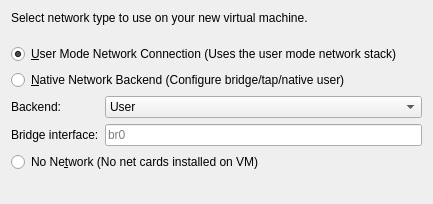
     <widget class="QWidget" name="Network_Page">
      <layout class="QGridLayout" name="gridLayout_8">
       <item row="0" column="0">
        <widget class="QLabel" name="Label_Network_Type">
         <property name="text">
          <string>Select network type to use on your new virtual machine.</string>
         </property>
        </widget>
       </item>
       <item row="1" column="0">
        <spacer name="verticalSpacer_3">
         <property name="orientation">
          <enum>Qt::Vertical</enum>
         </property>
         <property name="sizeType">
          <enum>QSizePolicy::Fixed</enum>
         </property>
         <property name="sizeHint" stdset="0">
          <size>
           <width>20</width>
           <height>13</height>
          </size>
         </property>
        </spacer>
       </item>
       <item row="2" column="0">
        <widget class="QRadioButton" name="RB_User_Mode_Network">
         <property name="text">
          <string>&amp;User Mode Network Connection (Uses the user mode network stack)</string>
         </property>
         <property name="checked">
          <bool>true</bool>
         </property>
        </widget>
       </item>
       <item row="3" column="0">
          <widget class="QRadioButton" name="RB_Native_Network">
           <property name="text">
            <string>&amp;Native Network Backend (Configure bridge/tap/native user)</string>
           </property>
          </widget>
         </item>
         <item row="4" column="0">
          <layout class="QGridLayout" name="gridLayout_native_network">
           <item row="0" column="0">
            <widget class="QLabel" name="Label_Native_Network_Type">
             <property name="text">
              <string>Backend:</string>
             </property>
            </widget>
           </item>
           <item row="0" column="1">
            <widget class="QComboBox" name="CB_Native_Network_Type">
             <item>
              <property name="text">
               <string>User</string>
              </property>
             </item>
             <item>
              <property name="text">
               <string>Bridge</string>
              </property>
             </item>
             <item>
              <property name="text">
               <string>TAP</string>
              </property>
             </item>
            </widget>
           </item>
           <item row="1" column="0">
            <widget class="QLabel" name="Label_Native_Interface">
             <property name="text">
              <string>Bridge interface:</string>
             </property>
            </widget>
           </item>
           <item row="1" column="1">
            <widget class="QLineEdit" name="Edit_Native_Interface">
             <property name="placeholderText">
              <string>br0</string>
             </property>
            </widget>
           </item>
          </layout>
         </item>
         <item row="5" column="0">
        <widget class="QRadioButton" name="RB_No_Network">
         <property name="text">
          <string>No Ne&amp;twork (No net cards installed on VM)</string>
         </property>
        </widget>
       </item>
         <item row="6" column="0">
        <spacer name="s11">
         <property name="orientation">
          <enum>Qt::Vertical</enum>
         </property>
         <property name="sizeHint" stdset="0">
          <size>
           <width>411</width>
           <height>21</height>
          </size>
         </property>
        </spacer>
       </item>
      </layout>
     </widget>
